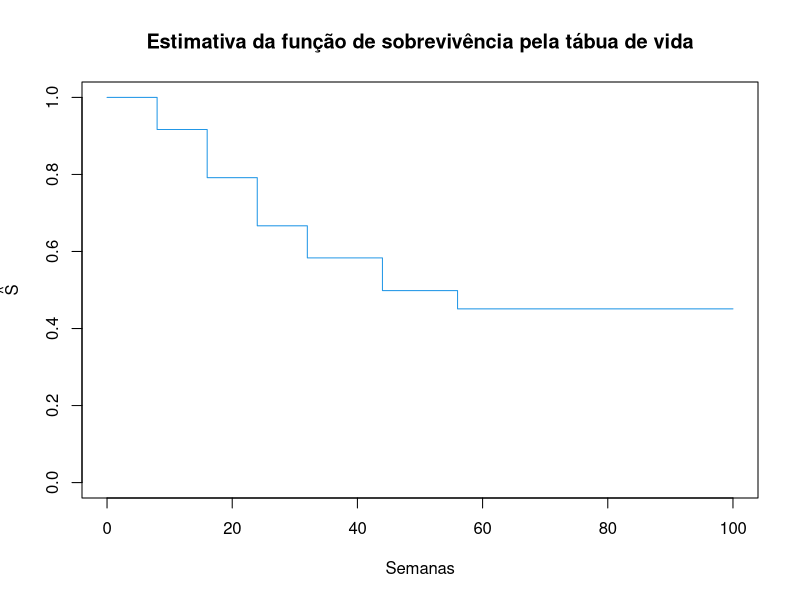
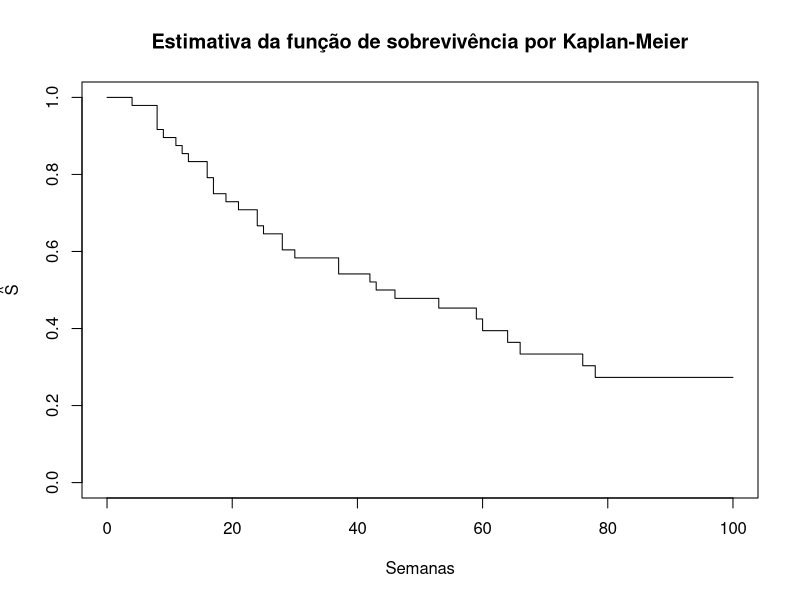
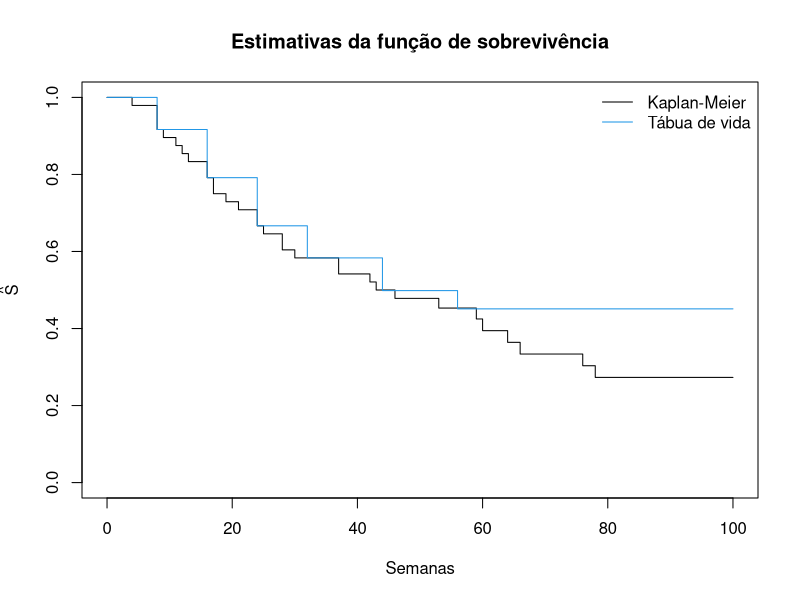
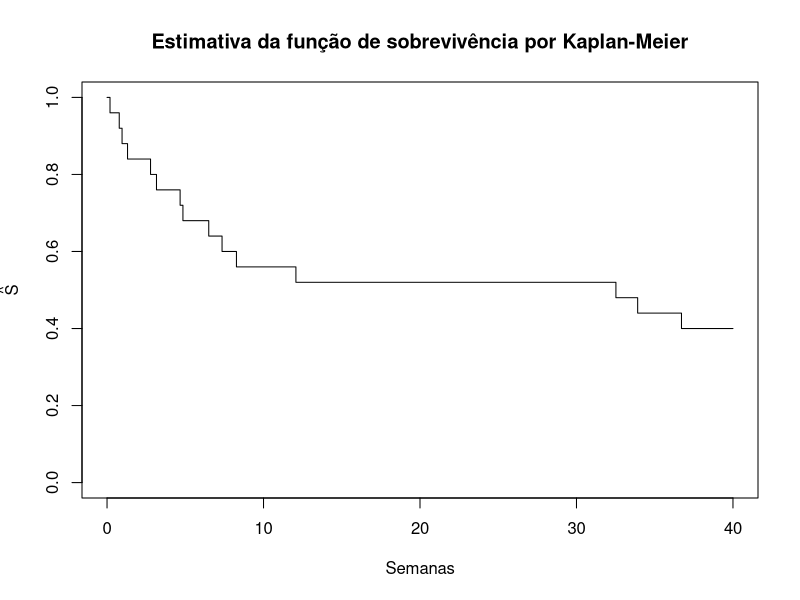

Here is the R script that generated these plots, in order:
## ---- chunk 1
knitr::opts_chunk$set(warning=FALSE, 
                      # fig.dim = c(5,5),
                      # out.height = '40%',
                      # fig.align = 'center',
                      message=FALSE
                      )

library(tidyverse)
library(ggplot2)
library(knitr)
library(readr)
library(dplyr)


## ---- chunk 2
# QUESTAO 3a ----

dados_raw <- readr::read_csv2('data/Lista2-Xelox.csv')

# limites dos intervalos
breaks <- c(0,8,16,24,32,44,56, Inf)

tabua <- dados_raw %>% 
  mutate(
    # define as faixas
    intervalo = cut(timeWeeks, breaks=breaks, right=TRUE, include.lowest = T),
    i = as.integer(intervalo)
  ) %>% 
  group_by(intervalo, i) %>% 
  summarise(
    # numero de falhas no intervalo
    d = sum(delta),
    # numero de censuras no intervalo
    w = sum(1-delta)
  ) %>% 
  ungroup() %>% 
  mutate(
    # numero de obs em risco, que nao falharam até o fim do intervalo anterior
    n_estrela = sum(d+w) - cumsum(d+w) +w+d,
    # corrigindo o numero de ind. em risco
    n = n_estrela - w/2,
    # prop. de falhas no intervalo
    q_hat = d/n,
    # na tabua de vida, a estimativa de S do 1o intervalo = 1
    # depois o produtorio acumulado dos p_i
    s_hat = c(1, cumprod(1 - q_hat)[-n()])
  )


## ---- chunk 3
tabua %>%
  kable(
    caption = "Estimativas da tábua de vida.", 
    col.names = c(
      "Semanas","$i$","$d_i$","$w_i$",
      "$n*$","$n$", 
      "$q_i$",
      "$\\hat{S}(t)$"))


## ---- chunk 4
x = rep(breaks, each=2)[2:15]
x[length(x)] <- 100 # substitui infinito
y = rep(tabua$s_hat, each=2)

plot(x, y, type="l", col=4, xlab="Semanas", ylab=expression(hat(S)),ylim = c(0,1),
     main = "Estimativa da função de sobrevivência pela tábua de vida", cex=.6)


## ---- chunk 5
# QUESTAO 3b ----
kmeier <- dados_raw %>%
  group_by(t=timeWeeks) %>%
  # numero de eventos e censuras em cada t
  summarise(d = sum(delta), w=sum(1-delta)) %>% 
  ungroup() %>% 
  mutate(
    # numero de individuos vivos até antes de cada instante t
    Y = sum(d+w) - (cumsum(d+w) - (d+w)),
    # estimate of the conditional probability that an individual who survives 
    # to just prior to time ti experiences the event at time ti
    q = d/Y,
    # estimate of surv function
    s_hat = cumprod(1 - q)
  ) %>% 
  filter(d!=0)


## ---- chunk 6
kmeier %>% 
  kable(
    caption = "Estimativas de Kaplan-Meier.", 
    col.names = c(
      "Semana","$d_i$","$w_i$",
      "$Y_i$", 
      "$q_i=d_i/Y_i$", 
      "$\\hat{S}(t)$"))


## ---- chunk 7
x_km <- c(0, rep(kmeier$t, each=2), 100)
y_km <- c(1, 1, rep(kmeier$s_hat, each=2))
plot(x_km, y_km, type="l", col=1, xlab="Semanas", ylab=expression(hat(S)),ylim = c(0,1),
     main = "Estimativa da função de sobrevivência por Kaplan-Meier", cex=.6)


## ---- chunk 8
# QUESTAO 3c ----
plot(x_km, y_km, type="l", col=1, xlab="Semanas", ylab=expression(hat(S)),ylim = c(0,1),
     main = "Estimativas da função de sobrevivência", cex=.6)
lines(x, y, type="l", col=4)
legend("topright",legend=c("Kaplan-Meier","Tábua de vida"),lty = c(1, 1),
       col = c(1,4), bty="n")


## ---- chunk 9
# QUESTAO 5a ----

# dados
dados <- tibble(
  t = c(0.19, 0.78, 0.96, 1.31, 2.78, 3.16, 4.67, 4.85, 
        6.50, 7.35, 8.27, 12.07, 32.52, 33.91, 36.71),
  delta = 1
  ) %>% 
  # censuras
  add_row(t= rep(36.71, 10), delta = 0)

kmeier <- dados %>%
  group_by(t) %>%
  # numero de eventos e censuras em cada t
  summarise(d = sum(delta), w=sum(1-delta)) %>% 
  ungroup() %>% 
  mutate(
    # numero de individuos vivos até antes de cada instante t
    Y = sum(d+w) - (cumsum(d+w) - (d+w)),
    # estimate of the conditional probability that an individual who survives 
    # to just prior to time ti experiences the event at time ti
    q = d/Y,
    # estimate of surv function
    s_hat = cumprod(1 - q)
  ) %>% 
  filter(d!=0)


## ---- chunk 10
kmeier %>% 
  kable(
    caption = "Estimativas de Kaplan-Meier.", 
    col.names = c(
      "Tempo","$d_i$","$w_i$",
      "$Y_i$", 
      "$q_i=d_i/Y_i$", 
      "$\\hat{S}(t)$"))


## ---- chunk 11
x_km <- c(0, rep(kmeier$t, each=2), 40)
y_km <- c(1, 1, rep(kmeier$s_hat, each=2))
plot(x_km, y_km, type="l", col=1, xlab="Semanas", ylab=expression(hat(S)),ylim = c(0,1),
     main = "Estimativa da função de sobrevivência por Kaplan-Meier", cex=.6)


## ---- chunk 12
# QUESTAO 5b ----

t0 = 12.07
t1 = 32.52
s0 = kmeier$s_hat[which(kmeier$t==t0)]
s1 = kmeier$s_hat[which(kmeier$t==t1)]

s=0.5
t_mediano = t0 + (t1-t0)*(s-s0)/(s1-s0)
t_mediano


## ---- chunk 13
# QUESTAO 5c ----

t0 = 1.31
t1 = 2.78
s0 = kmeier$s_hat[which(kmeier$t==t0)]
s1 = kmeier$s_hat[which(kmeier$t==t1)]

# do item anterior:
#  t(s) = t0 + (t1-t0)*(s-s0)/(s1-s0)
# então s(t):
#  s = (t-t0)*(s1-s0)/(t1-t0) + s0
t=2
s_hat = (t-t0)*(s1-s0)/(t1-t0) + s0
c(s_hat, 1-s_hat)


## ---- chunk 14
var_hat <- kmeier %>% filter(t<2) %>% 
  summarise(
    a = (!!s_hat)^2 * sum(d/(Y*(Y-d))) 
  ) %>% pull()
var_hat


## ---- chunk 15
z <-  qnorm(0.95) # 1 - (1-gamma)/2
round(c((1-s_hat) - z * sqrt(var_hat), (1-s_hat) + z * sqrt(var_hat)), 3)
